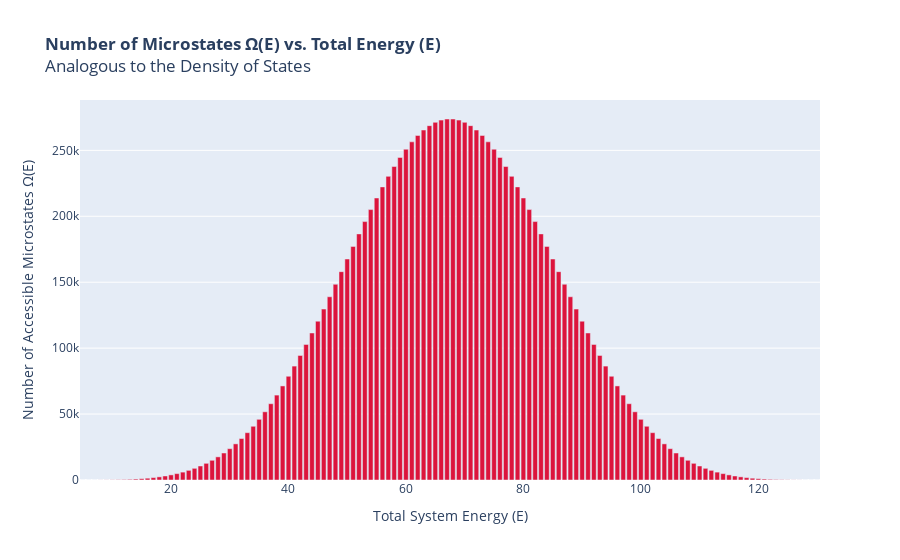

Notebook source saved alongside this figure:
### Code cell
# --- Calculation & Visualization 2: Number of States Ω(E) vs. Energy E ---
# Now, let's see how the number of microstates (Ω) changes as we vary the total energy E.
# This is analogous to the concept of "density of states".

num_particles = 5
max_particle_energy = total_energy - (num_particles - 1)  # Each particle must have at least 1 energy unit

min_energy = num_particles  # Each particle must have at least 1 unit of energy
max_energy = num_particles * max_particle_energy

energy_range = range(min_energy, max_energy + 1)

# Calculate the number of microstates for each possible total energy
omega_values = [len(find_microstates(num_particles, E, max_particle_energy)) for E in energy_range]

print("\n--- Calculating Ω(E) for a range of energies ---")
print("Energy (E) | Number of Microstates Ω(E)")
print("-----------|-----------------------------")
for E, omega in zip(energy_range, omega_values):
    print(f"{E:^11}|{omega:^29}")
print("-" * 35)

# Create the bar chart
fig2 = go.Figure()
fig2.add_trace(go.Bar(
    x=list(energy_range),
    y=omega_values,
    marker_color='crimson',
    name='Ω(E)'
))

fig2.update_layout(
    title='<b>Number of Microstates Ω(E) vs. Total Energy (E)</b><br>Analogous to the Density of States',
    xaxis_title='Total System Energy (E)',
    yaxis_title='Number of Accessible Microstates Ω(E)',
    bargap=0.2,
)
fig2.show()

### Figure 1 — Plotly figure (JSON) as saved in the notebook; plotly's stock layout.template omitted (floating-point values rounded to 4 significant figures)
{"data": [{"marker": {"color": "crimson"}, "name": "Ω(E)", "type": "bar", "x": [5, 6, 7, 8, 9, 10, 11, 12, 13, 14, 15, 16, 17, 18, 19, 20, 21, 22, 23, 24, 25, 26, 27, 28, 29, 30, 31, 32, 33, 34, 35, 36, 37, 38, 39, 40, 41, 42, 43, 44, 45, 46, 47, 48, 49, 50, 51, 52, 53, 54, 55, 56, 57, 58, 59, 60, 61, 62, 63, 64, 65, 66, 67, 68, 69, 70, 71, 72, 73, 74, 75, 76, 77, 78, 79, 80, 81, 82, 83, 84, 85, 86, 87, 88, 89, 90, 91, 92, 93, 94, 95, 96, 97, 98, 99, 100, 101, 102, 103, 104, 105, 106, 107, 108, 109, 110, 111, 112, 113, 114, 115, 116, 117, 118, 119, 120, 121, 122, 123, 124, 125, 126, 127, 128, 129, 130], "y": [1, 5, 15, 35, 70, 126, 210, 330, 495, 715, 1001, 1365, 1820, 2380, 3060, 3876, 4845, 5985, 7315, 8855, 10626, 12650, 14950, 17550, 20475, 23751, 27400, 31440, 35885, 40745, 46026, 51730, 57855, 64395, 71340, 78676, 86385, 94445, 102830, 111510, 120451, 129615, 138960, 148440, 158005, 167601, 177170, 186650, 195975, 205075, 213876, 222300, 230275, 237735, 244620, 250876, 256455, 261315, 265420, 268740, 271251, 272935, 273780, 273780, 272935, 271251, 268740, 265420, 261315, 256455, 250876, 244620, 237735, 230275, 222300, 213876, 205075, 195975, 186650, 177170, 167601, 158005, 148440, 138960, 129615, 120451, 111510, 102830, 94445, 86385, 78676, 71340, 64395, 57855, 51730, 46026, 40745, 35885, 31440, 27400, 23751, 20475, 17550, 14950, 12650, 10626, 8855, 7315, 5985, 4845, 3876, 3060, 2380, 1820, 1365, 1001, 715, 495, 330, 210, 126, 70, 35, 15, 5, 1]}], "layout": {"bargap": 0.2, "title": {"text": "<b>Number of Microstates Ω(E) vs. Total Energy (E)</b><br>Analogous to the Density of States"}, "xaxis": {"title": {"text": "Total System Energy (E)"}}, "yaxis": {"title": {"text": "Number of Accessible Microstates Ω(E)"}}}}
